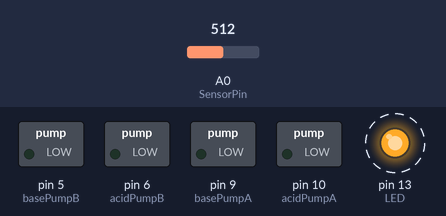
Bench run of a sketch on a simulated Arduino Uno, built with avr-gcc and run on an emulated ATmega328P. Parts: switched loads named in the sketch (green lamp = pin HIGH), output pins drawn as LEDs (lit = HIGH). Dashed ring = blinking. The inputs (shaded band) are chosen by the test bench; at power-on: A0 (SensorPin) = 512. What the sketch prints to the serial monitor is not drawn.

Above: at 4.2 s.
4.3 s: A0 (SensorPin) set to 448
At 6.9 s:
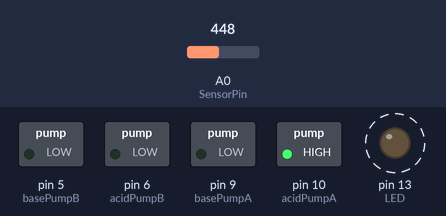
7.3 s: A0 (SensorPin) set to 431
8.8 s: A0 (SensorPin) set to 419
11.8 s: A0 (SensorPin) set to 403
At 12.7 s:
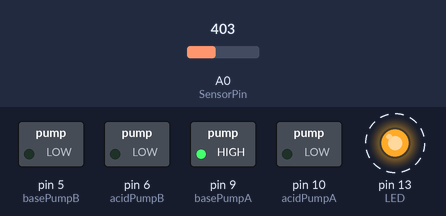
Timing chart, 0 to 15.8 s (numbered marks = the images above; inputs shaded):
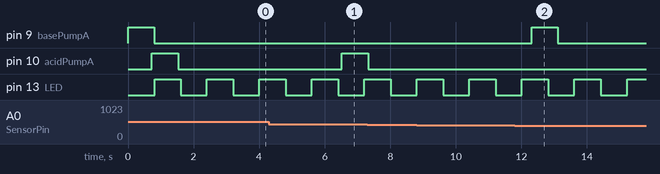

Measured:
- the behaviour switches between 410 and 409 on A0 (SensorPin) (found by bisection; images 1 and 2)
- after the input at 11.8 s, pin 9 (basePumpA): LOW → HIGH after 0.51 s, → LOW 0.80 s later
- by itself, pin 13 (LED): alternates HIGH for 0.80 s and LOW for 0.80 s

The sketch:

pH.ino
```cpp
#define SensorPin A0            //pH meter Analog output to Arduino Analog Input 0
#define Offset 0.00             //deviation compensate
#define LED 13
#define samplingInterval 20     // pH 센서 샘플링 간격 (20ms)
#define printInterval 800       // pH 값 시리얼 출력 간격 (800ms)
#define ArrayLenth  40          // Times of collection for averaging
int pHArray[ArrayLenth];        // Store the average value of the sensor feedback
int pHArrayIndex=0;

// 펌프 제어 핀 정의
int acidPumpA = 10;   // 산성 용액 펌프 정방향 (AA -> acidPumpA)
int acidPumpB = 6;    // 산성 용액 펌프 역방향 (AB -> acidPumpB)
int basePumpA = 9;    // 염기성 용액 펌프 정방향 (BA -> basePumpA)
int basePumpB = 5;    // 염기성 용액 펌프 역방향 (BB -> basePumpB)

// 펌프 작동 타이머 변수
unsigned long acidPumpStartTime = 0; // 산성 펌프 시작 시간
unsigned long basePumpStartTime = 0; // 염기성 펌프 시작 시간

// 펌프 작동 시간 (밀리초)
const unsigned long PUMP_RUN_DURATION = 800; // 펌프 작동 시간 (200ms)
const unsigned long PUMP_STOP_DURATION_ACID = 5000; // 산성 펌프 정지 후 대기 시간 (5초)
const unsigned long PUMP_STOP_DURATION_BASE = 10000; // 염기성 펌프 정지 후 대기 시간 (10초)

// 펌프 상태 변수
bool isAcidPumpRunning = false;
bool isBasePumpRunning = false;
unsigned long acidPumpStopResumeTime = 0; // 산성 펌프 재개 가능 시간
unsigned long basePumpStopResumeTime = 0; // 염기성 펌프 재개 가능 시간

double avergearray(int* arr, int number){
  int i;
  int max,min;
  double avg;
  long amount=0;
  if(number<=0){
    Serial.println("Error number for the array to avraging!/n");
    return 0;
  }
  if(number<5){   //less than 5, calculated directly statistics
    for(i=0;i<number;i++){
      amount+=arr[i];
    }
    avg = amount/number;
    return avg;
  }else{
    if(arr[0]<arr[1]){
      min = arr[0];max=arr[1];
    }
    else{
      min=arr[1];max=arr[0];
    }
    for(i=2;i<number;i++){
      if(arr[i]<min){
        amount+=min;         //arr<min
        min=arr[i];
      }else {
        if(arr[i]>max){
          amount+=max;     //arr>max
          max=arr[i];
        }else{
          amount+=arr[i]; //min<=arr<=max
        }
      }//if
    }//for
    avg = (double)amount/(number-2);
  }//if
  return avg;
}

void setup(void)
{
  pinMode(LED,OUTPUT);
  Serial.begin(9600);
  Serial.println("pH meter experiment!");    //Test the serial monitor

  pinMode(acidPumpA, OUTPUT);   // 산성 펌프 핀 설정
  pinMode(acidPumpB, OUTPUT);
  pinMode(basePumpA, OUTPUT);   // 염기성 펌프 핀 설정
  pinMode(basePumpB, OUTPUT);

  // 초기 상태: 모든 펌프 정지
  digitalWrite(acidPumpA, LOW);
  digitalWrite(acidPumpB, LOW);
  digitalWrite(basePumpA, LOW);
  digitalWrite(basePumpB, LOW);
}

void loop(void)
{
  static unsigned long samplingTime = millis();
  static unsigned long printTime = millis();
  static float pHValue,voltage;
  unsigned long currentMillis = millis(); // 현재 시간은 loop() 시작 시 한 번만 가져옴
  // pH 센서 값 샘플링 및 계산 (기존 코드 유지)
  if(currentMillis - samplingTime > samplingInterval)
  {
      pHArray[pHArrayIndex++]=analogRead(SensorPin);
      if(pHArrayIndex==ArrayLenth)pHArrayIndex=0;
      voltage = avergearray(pHArray, ArrayLenth)*5.0/1024;
      pHValue = 3.5*voltage+Offset; // 기존 코드에서 Offset이 -로 되어있는데 +가 더 일반적입니다. 확인해주세요.
      samplingTime=currentMillis; // 현재 시간을 다음 샘플링 기준으로 업데이트
  }

  // pH 값 시리얼 출력 (기존 코드 유지)
  if(currentMillis - printTime > printInterval)   //Every 800 milliseconds, print a numerical, convert the state of the LED indicator
  {
    Serial.print("Voltage:");
    Serial.print(voltage,2);
    Serial.print("      pH value: ");
    Serial.println(pHValue,2);
    digitalWrite(LED,digitalRead(LED)^1);
    printTime=currentMillis; // 현재 시간을 다음 출력 기준으로 업데이트
  }

  // 1. 산성 용액 펌프 제어
  if (pHValue > 7.5 && !isAcidPumpRunning && currentMillis >= acidPumpStopResumeTime) {
    // pH가 8.0보다 높고, 펌프가 현재 작동 중이 아니며, 이전에 펌프가 멈췄다면 재개 가능한 시간인지 확인
    digitalWrite(acidPumpA, HIGH);
    digitalWrite(acidPumpB, LOW);
    Serial.println("산성 용액 펌프 작동 시작!");
    isAcidPumpRunning = true;
    acidPumpStartTime = currentMillis; // 펌프 작동 시작 시간 기록
  }

  // 산성 펌프가 작동 중이고, PUMP_RUN_DURATION만큼 시간이 지났다면 멈춤
  if (isAcidPumpRunning && (currentMillis - acidPumpStartTime >= PUMP_RUN_DURATION)) {
    digitalWrite(acidPumpA, LOW);
    digitalWrite(acidPumpB, LOW);
    Serial.println("산성 용액 펌프 작동 멈춤.");
    isAcidPumpRunning = false;
    // 다음 산성 펌프 작동은 PUMP_STOP_DURATION_ACID 시간 후에 가능하도록 설정
    acidPumpStopResumeTime = currentMillis + PUMP_STOP_DURATION_ACID;
  }

  // 2. 염기성 용액 펌프 제어
  if (pHValue < 7 && !isBasePumpRunning && currentMillis >= basePumpStopResumeTime) {
    // pH가 6.0보다 낮고, 펌프가 현재 작동 중이 아니며, 이전에 펌프가 멈췄다면 재개 가능한 시간인지 확인
    digitalWrite(basePumpA, HIGH);
    digitalWrite(basePumpB, LOW);
    Serial.println("염기성 용액 펌프 작동 시작!");
    isBasePumpRunning = true;
    basePumpStartTime = currentMillis; // 펌프 작동 시작 시간 기록
  }

  // 염기성 펌프가 작동 중이고, PUMP_RUN_DURATION만큼 시간이 지났다면 멈춤
  if (isBasePumpRunning && (currentMillis - basePumpStartTime >= PUMP_RUN_DURATION)) {
    digitalWrite(basePumpA, LOW);
    digitalWrite(basePumpB, LOW);
    Serial.println("염기성 용액 펌프 작동 멈춤.");
    isBasePumpRunning = false;
    // 다음 염기성 펌프 작동은 PUMP_STOP_DURATION_BASE 시간 후에 가능하도록 설정
    basePumpStopResumeTime = currentMillis + PUMP_STOP_DURATION_BASE;
  }
}
```
